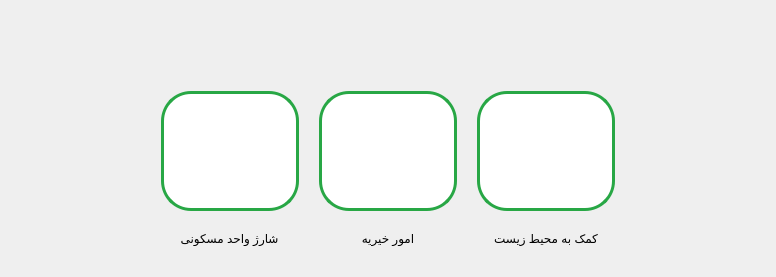
      <widget class="QWidget" name="pageWalletServices">
       <layout class="QVBoxLayout" name="verticalLayout_42">
        <item>
         <layout class="QHBoxLayout" name="horizontalLayout_17">
          <property name="spacing">
           <number>20</number>
          </property>
          <property name="leftMargin">
           <number>150</number>
          </property>
          <property name="topMargin">
           <number>80</number>
          </property>
          <property name="rightMargin">
           <number>150</number>
          </property>
          <property name="bottomMargin">
           <number>20</number>
          </property>
          <item>
           <layout class="QVBoxLayout" name="verticalLayout_45">
            <item alignment="Qt::AlignHCenter">
             <widget class="QPushButton" name="btnWalletServices_1">
              <property name="maximumSize">
               <size>
                <width>300</width>
                <height>300</height>
               </size>
              </property>
              <property name="styleSheet">
               <string notr="true">QPushButton{
background-color: #ffffff; 
border: 3px solid #28a745; 
border-radius: 30px;
outline-style: none;
padding: 50px;
}
QPushButton:pressed {
background-color: #6fdc89;
border-style: inset;
}</string>
              </property>
              <property name="text">
               <string/>
              </property>
              <property name="icon">
               <iconset>
                <normaloff>images/GreenMainMenu/Charging Residential Unit.png</normaloff>images/GreenMainMenu/Charging Residential Unit.png</iconset>
              </property>
              <property name="iconSize">
               <size>
                <width>150</width>
                <height>150</height>
               </size>
              </property>
             </widget>
            </item>
            <item alignment="Qt::AlignHCenter|Qt::AlignTop">
             <widget class="QLabel" name="lblWalletServices_1">
              <property name="styleSheet">
               <string notr="true">font: 22pt &quot;IRANSans&quot;;
color:#000000;</string>
              </property>
              <property name="text">
               <string>شارژ واحد مسکونی</string>
              </property>
              <property name="alignment">
               <set>Qt::AlignCenter</set>
              </property>
             </widget>
            </item>
           </layout>
          </item>
          <item>
           <layout class="QVBoxLayout" name="verticalLayout_46"/>
          </item>
          <item>
           <layout class="QVBoxLayout" name="verticalLayout_44">
            <item alignment="Qt::AlignHCenter">
             <widget class="QPushButton" name="btnWalletServices_3">
              <property name="maximumSize">
               <size>
                <width>300</width>
                <height>300</height>
               </size>
              </property>
              <property name="styleSheet">
               <string notr="true">QPushButton{
background-color: #ffffff; 
border: 3px solid #28a745; 
border-radius: 30px;
outline-style: none;
padding: 50px;
}
QPushButton:pressed {
background-color: #6fdc89;
border-style: inset;
}</string>
              </property>
              <property name="text">
               <string/>
              </property>
              <property name="icon">
               <iconset>
                <normaloff>images/GreenMainMenu/Donate to charity.png</normaloff>images/GreenMainMenu/Donate to charity.png</iconset>
              </property>
              <property name="iconSize">
               <size>
                <width>150</width>
                <height>150</height>
               </size>
              </property>
             </widget>
            </item>
            <item alignment="Qt::AlignHCenter|Qt::AlignTop">
             <widget class="QLabel" name="lblWalletServices_3">
              <property name="styleSheet">
               <string notr="true">font: 22pt &quot;IRANSans&quot;;
color:#000000;</string>
              </property>
              <property name="text">
               <string>امور خیریه</string>
              </property>
              <property name="alignment">
               <set>Qt::AlignCenter</set>
              </property>
             </widget>
            </item>
           </layout>
          </item>
          <item>
           <layout class="QVBoxLayout" name="verticalLayout_43">
            <item alignment="Qt::AlignHCenter">
             <widget class="QPushButton" name="btnWalletServices_4">
              <property name="maximumSize">
               <size>
                <width>300</width>
                <height>300</height>
               </size>
              </property>
              <property name="styleSheet">
               <string notr="true">QPushButton{
background-color: #ffffff; 
border: 3px solid #28a745; 
border-radius: 30px;
outline-style: none;
padding: 50px;
}
QPushButton:pressed {
background-color: #6fdc89;
border-style: inset;
}</string>
              </property>
              <property name="text">
               <string/>
              </property>
              <property name="icon">
               <iconset>
                <normaloff>images/GreenMainMenu/Helping the environment.png</normaloff>images/GreenMainMenu/Helping the environment.png</iconset>
              </property>
              <property name="iconSize">
               <size>
                <width>150</width>
                <height>150</height>
               </size>
              </property>
             </widget>
            </item>
            <item alignment="Qt::AlignHCenter|Qt::AlignTop">
             <widget class="QLabel" name="lblWalletServices_4">
              <property name="styleSheet">
               <string notr="true">font: 22pt &quot;IRANSans&quot;;
color:#000000;</string>
              </property>
              <property name="text">
               <string>کمک به محیط زیست</string>
              </property>
              <property name="alignment">
               <set>Qt::AlignCenter</set>
              </property>
             </widget>
            </item>
           </layout>
          </item>
         </layout>
        </item>
       </layout>
      </widget>
